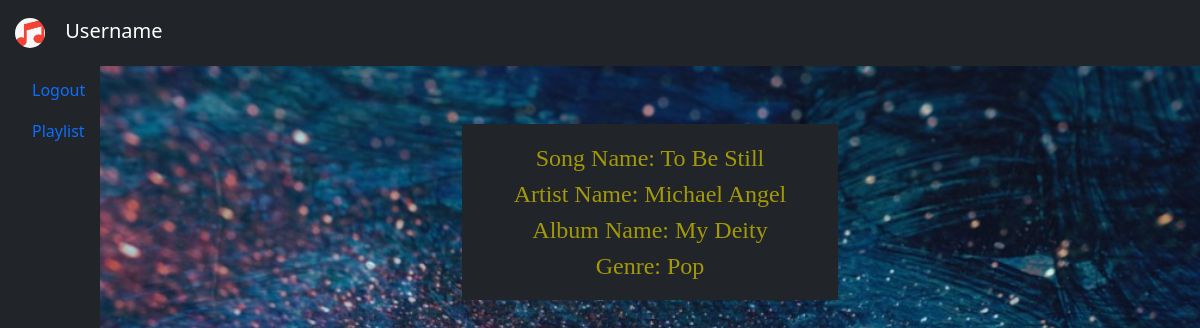
Screenshot of /details/3 with the database file from the repository.
### app.py (models this page shows)
class Song(db.Model):
    id = db.Column(db.Integer, primary_key = True)
    song_name = db.Column(db.String(50), nullable = False)
    file_path = db.Column(db.String(100), nullable = False)
    artist_id = db.Column(db.Integer, db.ForeignKey('artist.id'))
    album_id = db.Column(db.Integer, db.ForeignKey('album.id'))
    playlists = db.relationship('Playlist', backref='song')
    genres = db.relationship('Genre', secondary=genre_types, backref=db.backref('songs', lazy='dynamic'))

class Artist(db.Model):
    id = db.Column(db.Integer, primary_key = True)
    artist_name = db.Column(db.String(50), nullable = False)
    songs = db.relationship('Song', backref='artist_song')
    albums = db.relationship('Album', backref='artist_album')

class Album(db.Model):
    id = db.Column(db.Integer, primary_key = True)
    album_name = db.Column(db.String(50), nullable=False)
    artist_id = db.Column(db.Integer, db.ForeignKey('artist.id'))
    songs = db.relationship('Song', backref='album')

class Genre(db.Model):
    id = db.Column(db.Integer, primary_key=True)
    genre_name = db.Column(db.String(20))

### app.py (the view)
@app.route('/details/<int:id>')
def display_details(id):
    song = Song.query.get_or_404(id)
    genre_type = db.session.query(genre_types).filter_by(song_id = id).first()
    genre = Genre.query.get_or_404(genre_type.genre_id)
    artist_id = song.artist_id
    album_id = song.album_id
    artist = Artist.query.get_or_404(artist_id)
    album = Album.query.get_or_404(album_id)
    return render_template('details.html', artist = artist, song = song, album = album, genre = genre)

### templates/details.html (shortened to what this page needs)
{% extends 'base.html' %}
{% block body %}
    <div class="header fixed-top">
        <nav class="navbar navbar-fixed-top navbar-dark bg-dark">
            <a class="navbar-brand">
                <img src="{{url_for('static',filename='images/music_note.png')}}" width=30px height=30px>
                Username
            </a>
        </nav>
    </div>
    <div class="container-fluid">
            <div class="row flex-nowrap">
        <div class="col-auto col-md-2 col-xl-1 col-2 bg-dark">
            <div class="d-flex flex-column align-items-center align-items-sm-start px-3 pt-2 text-white min-vh-100">
                <ul class="nav nav-pills flex-column mb-sm-auto align-middle align-items-sm-start" id="menu">
                    <li class="nav-item">
                        <a href="/" class="nav-link align-middle px-0">
                             <span class="ms-1 d-none d-sm-inline align-middle">Logout</span>
                        </a>
                    </li>
                    <li>
                        <a href="/playlist" data-bs-toggle="collapse" class="nav-link  align-middle px-0">
                        <span class="ms-1 d-none d-sm-inline align-middle">Playlist</span> </a>
                    </li>
                </ul>
            </div>
        </div>
        <div class="col-auto col-md-4 container margin">
            <div class="p-3 mb-2 bg-dark text-dark">
                <span class="songs">Song Name: {{song.song_name}}</span>
                <br>
                <span class="songs">Artist Name: {{artist.artist_name}}</span>
                <br>
                <span class="songs">Album Name: {{album.album_name}}</span>
                <br>
                <span class="songs">Genre: {{genre.genre_name}}</span>
            </div>
        </div>
    </div>
{% endblock %}

### static/css/main.css (style rules this page uses)
body { align-items: center; background-image: url('/static/images/back.jpeg'); background-repeat: none; display:fill; width:100%; height:100%; background-size: cover; }
img { border-radius:15px; }
.header { z-index: 10; width:100%; height:60px; background-color:#282C35; }
img { margin:5px 15px; }
a { color:rgb(22, 35, 110); }
.row { margin-top:60px; }
.margin { margin-top: 64px; }
.songs { color:rgb(163, 153, 7); font-family: fantasy; font-size: 24px; text-decoration: none; }

### rows the page displays
Song: song_name "To Be Still"
Artist: artist_name "Michael Angel"
Album: album_name "My Deity"
Genre: genre_name "Pop"
